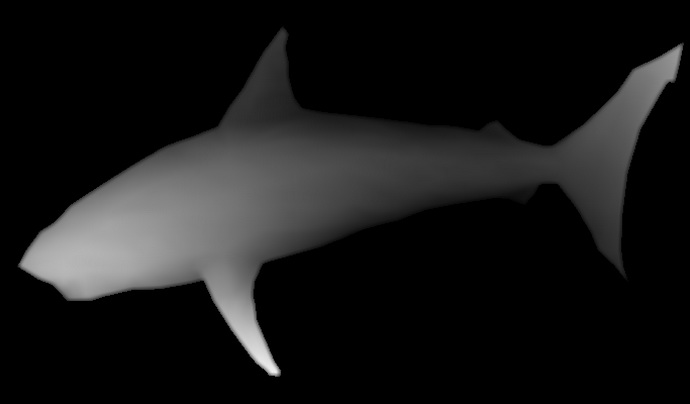
#> input picture assets/shark-dm.jpg, 690 x 404 px, found by its file name
$ python autostereogram.py
#> lines starting #> are read from the running program, lines starting #| are printed output that depends on the picture; after the words box and inside, x2 and y2 are one past the last pixel; in counts of white or black regions, pixels touching at a corner belong together
import cv2
import numpy as np
import random

# Returns (depth_map, height, width)
def load_depth_map(path):
#> called with path = 'shark-dm.jpg'
    d_map = cv2.imread(path, cv2.IMREAD_GRAYSCALE)
#> d_map is the input picture: shape (404, 690); min 0, max 242, mean 24
#> `dm, h, w = load_depth_map(dm_name + dm_file_type)`: h = 404; w = 690
    return (d_map, d_map.shape[0], d_map.shape[1])

def random_color():
    b = random.randint(0, 255)
    g = random.randint(0, 255)
    r = random.randint(0, 255)
    return (b, g, r)

def make_texture(shape=(32,32)):
    """ Create a texture of random colors.
        There's probably a better way to init a 2d array of random tuples...
    """
#> called with shape = (40, 69)
    texture = np.zeros((shape[0],shape[1], 3), dtype=np.uint8)
    for i in range(shape[0]):
        for j in range(shape[1]):
            color = random_color()
            texture[i][j] = (color[0], color[1], color[2])
#> `texture = make_texture(shape=(int(h/10), int(w/10)))`:
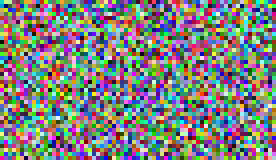
#> texture: shape (40, 69, 3) (shown 4 times larger); mean of channels 0, 1, 2 126.3, 128.6, 126.6; drawn as B, G, R
    return texture

def make_autostereogram(depth_map, texture):
    """
    Makes an autostereogram given a depthmap and a texture.
    Colors pixels with a corresponding pixel in the texture, with a displacement
    related to the depth found in the depth map
    """
    random.seed(None)
    height, width = depth_map.shape[0], depth_map.shape[1]
#> height = 404; width = 690
    print("height = %d width = %d" % (height, width))
#| height = 404 width = 690
    pixel_count = 0
    colored = np.zeros((height, width), dtype=bool)
    sgram = np.zeros((height, width, 3), np.uint8)
    for i in range(height):
        for j in range(width):
            if j < width:
                color = texture[i%texture.shape[0]][j%texture.shape[1]]
                sgram[i][j] = (color[0], color[1], color[2])
                colored[i][j] = True
                z = depth_map[i][j]
                d = z + 150
                j = j + d
                pixel_count += 1
            if j >= width:
                j = 0
                while j < width and colored[i][j] == True:
                    j += 1  # Get first position j for row i that is uncolored
                color = random_color()
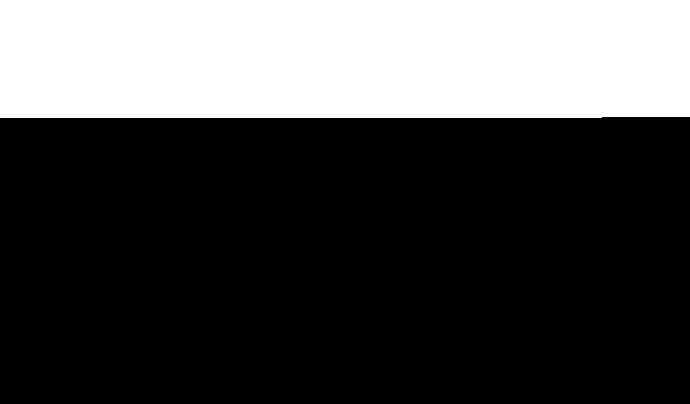
#> colored: shape (404, 690) bool; 29.2% white; 1 white region, box (x1, y1, x2, y2) and area: (0, 0, 690, 118) 81332
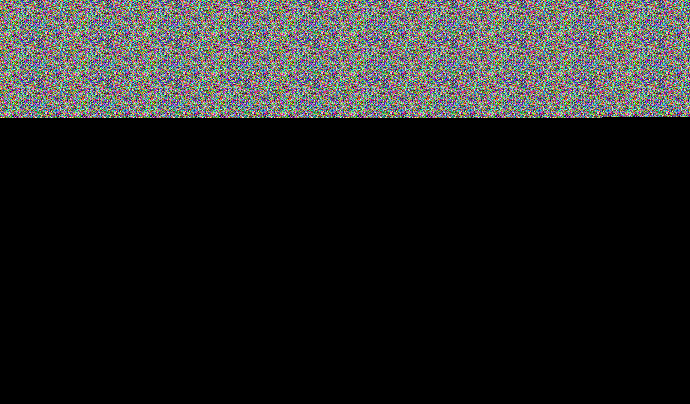
#> sgram: shape (404, 690, 3); mean of channels 0, 1, 2 36.8, 37.6, 36.9; drawn as B, G, R

    return sgram

def show_image(image, description):
    cv2.imshow(description, image)
    cv2.waitKey(0)
    cv2.destroyAllWindows()

# ========== MAIN ==========
dm_name = 'shark-dm'
dm_file_type = '.jpg'
dm, h, w = load_depth_map(dm_name + dm_file_type)       # Load the depth map
show_image(dm, 'depth map')
texture = make_texture(shape=(int(h/10), int(w/10)))    # Make a random color texture for reference in autostereogram creation
show_image(texture, "texture")
#> (the run stopped early here; a loop or call above may not have finished)
